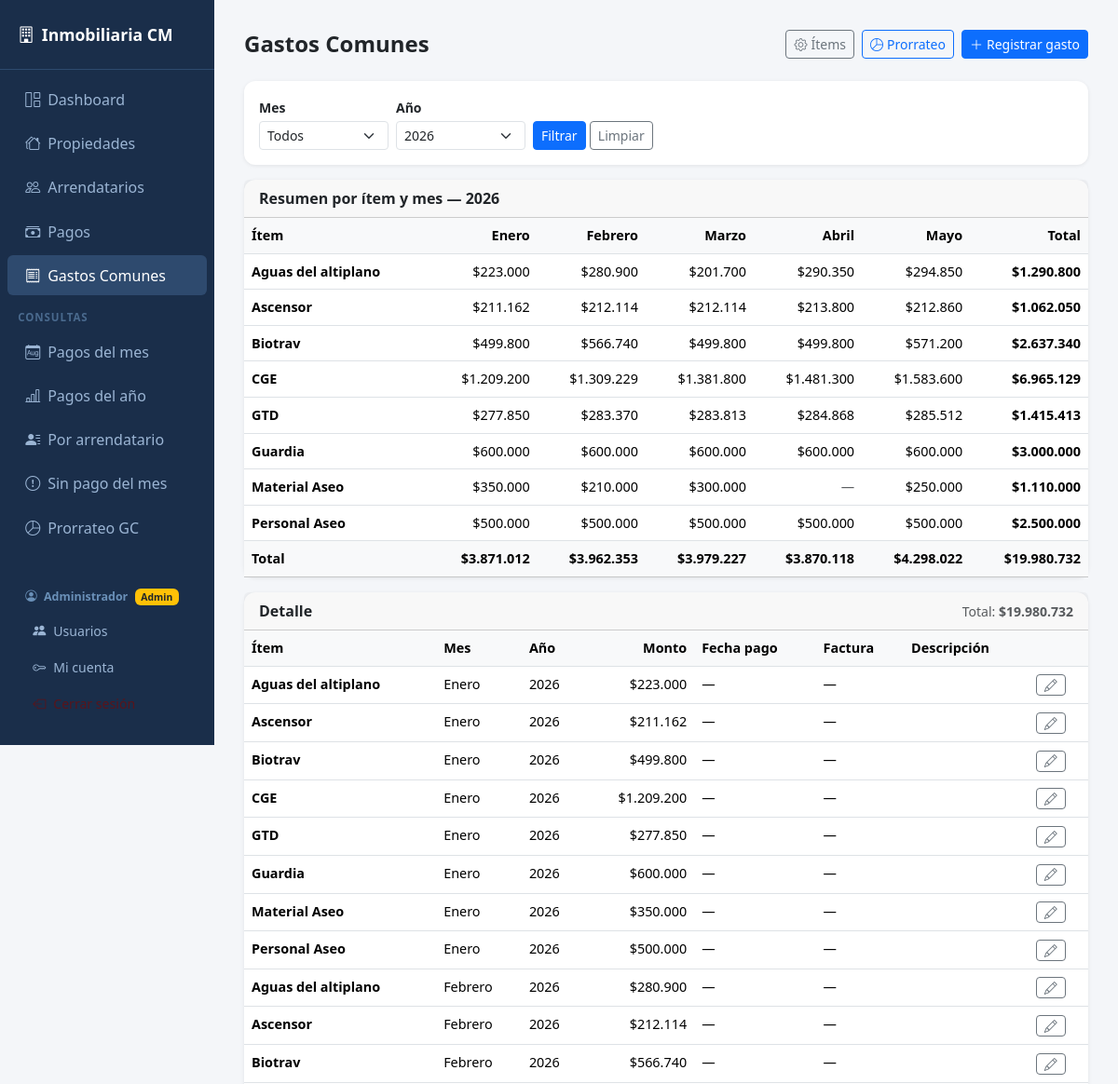
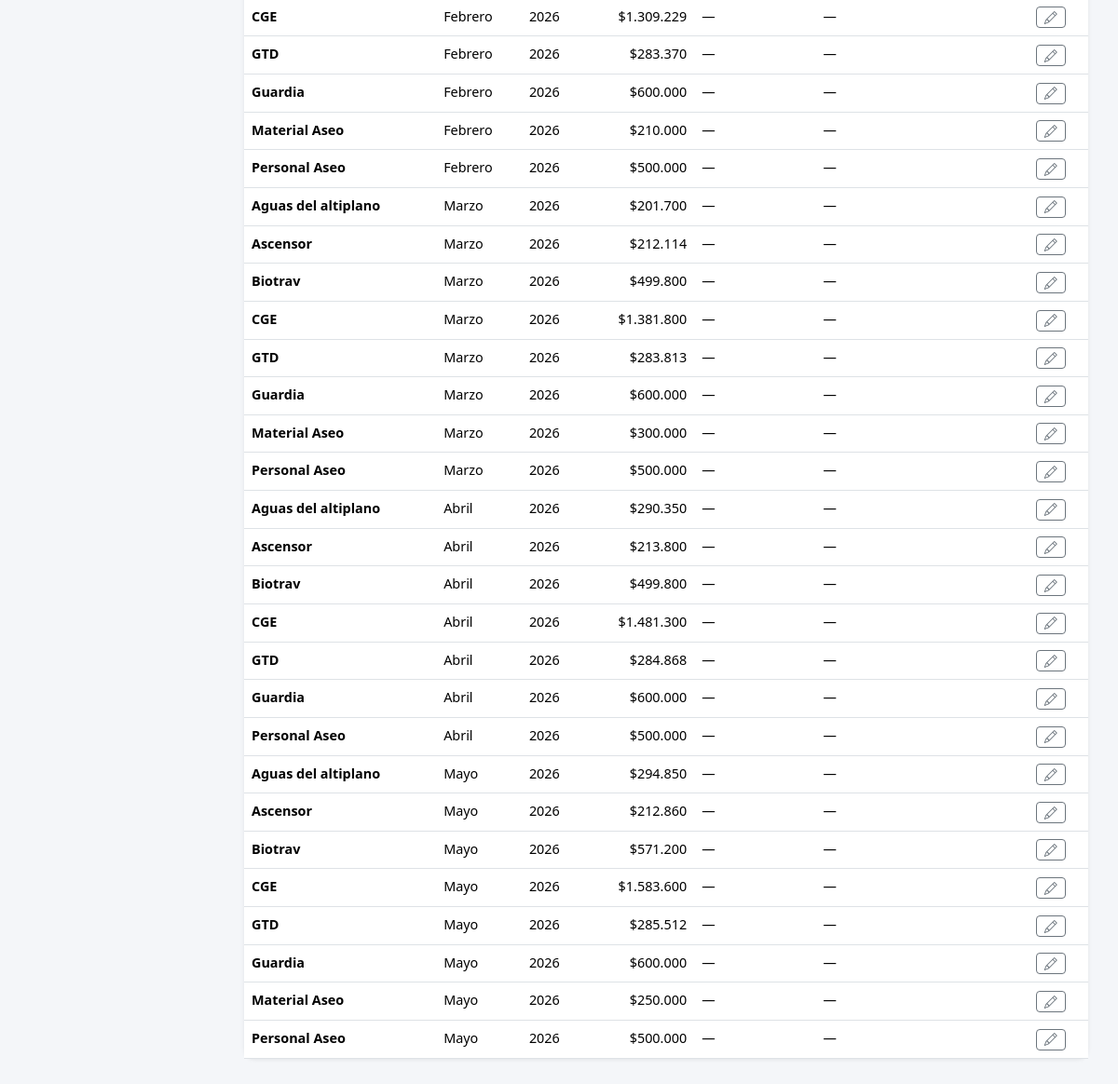
The app's page /gastos (signed in) with its own data (2 pictures, top to bottom).
### models.py (models this page shows)
class Base(DeclarativeBase):
    pass

class Gasto(Base):
    __tablename__ = "gastos"
    id_gasto    = Column(Integer, primary_key=True, autoincrement=True)
    id_item     = Column(Integer, ForeignKey("items_gasto.id_item"), nullable=False)
    mes         = Column(Integer)           # 1-12
    año         = Column(Integer)
    monto       = Column(Float)             # en pesos
    descripcion = Column(String(200))
    fecha_pago  = Column(Date)
    factura     = Column(String(50))
    item = relationship("ItemGasto", back_populates="gastos")

class ItemGasto(Base):
    __tablename__ = "items_gasto"
    id_item = Column(Integer, primary_key=True, autoincrement=True)
    nombre  = Column(String(100), nullable=False, unique=True)
    activo  = Column(Integer, default=1)   # 1=activo, 0=inactivo
    gastos  = relationship("Gasto", back_populates="item")

### app.py (the view)
@app.route("/gastos")
@login_required
@permiso_required("ver_gastos")
def gastos():
    mes = request.args.get("mes", "")
    año = request.args.get("año", str(date.today().year))
    with Session(engine) as s:
        q = (s.query(Gasto, ItemGasto.nombre)
             .join(ItemGasto, Gasto.id_item == ItemGasto.id_item))
        if mes: q = q.filter(Gasto.mes == int(mes))
        if año: q = q.filter(Gasto.año == int(año))
        rows = q.order_by(Gasto.mes, ItemGasto.nombre).all()
        años = [r[0] for r in s.query(Gasto.año).distinct()
                .filter(Gasto.año != None).order_by(Gasto.año.desc()).all()]
        if not años: años = [date.today().year]
        result = []
        for g, nombre in rows:
            d = {c.key: getattr(g, c.key) for c in g.__mapper__.columns}
            d["nombre_item"] = nombre
            result.append(d)
        total = sum(r["monto"] or 0 for r in result)
        pivote = {}
        meses_con_datos = sorted(set(r["mes"] for r in result if r["mes"]))
        for r in result:
            n = r["nombre_item"]
            if n not in pivote: pivote[n] = {}
            mes_gasto = r["mes"]
            if mes_gasto not in pivote[n]:
                pivote[n][mes_gasto] = {"monto": r["monto"] or 0}
            else:
                pivote[n][mes_gasto]["monto"] += r["monto"] or 0
    return render_template("gastos.html", gastos=result, pivote=pivote,
                           meses_con_datos=meses_con_datos,
                           meses=MESES, años=años, mes=mes, año=año, total=total)

### app.py (called while the page is built, shortened)
def login_required(f):
    @functools.wraps(f)
    def decorated(*args, **kwargs):
        if not session.get("id_usuario"):
            return redirect(url_for("login"))
        return f(*args, **kwargs)
    return decorated

def es_admin():
    return session.get("rol") == "admin"

def tiene_permiso(permiso: str) -> bool:
    if session.get("rol") == "admin":
        return True
    permisos = session.get("permisos", "")
    return permiso in permisos.split(",")

def permiso_required(permiso: str):
    def decorator(f):
        @functools.wraps(f)
        def decorated(*args, **kwargs):
            if not session.get("id_usuario"):
                return redirect(url_for("login"))
            if not tiene_permiso(permiso):
                flash("No tienes permiso para acceder a esta sección.", "danger")
                return redirect(url_for("dashboard"))
            return f(*args, **kwargs)
        return decorated
    return decorator

@app.context_processor
def inject_globals():
    return {
        "es_admin":       es_admin(),
        "rol_usuario":    session.get("rol", ""),
        "tiene_permiso":  tiene_permiso,
    }

def _fmt_pesos(v):
    if v is None:
        return "—"
    return "$" + f"{int(round(v)):,}".replace(",", ".")

def _fmt_fecha(v):
    if v is None:
        return "—"

### templates/gastos.html (shortened to what this page needs)
{% extends "base.html" %}
{% block content %}
<div class="d-flex justify-content-between align-items-center mb-4">
  <h4 class="fw-bold mb-0">Gastos Comunes</h4>
  <div class="d-flex gap-2">
    <a href="/gastos/items" class="btn btn-outline-secondary btn-sm">
      <i class="bi bi-gear me-1"></i>Ítems
    </a>
    <a href="/gastos/prorrateo" class="btn btn-outline-primary btn-sm">
      <i class="bi bi-pie-chart me-1"></i>Prorrateo
    </a>
    <a href="/gastos/nuevo" class="btn btn-primary btn-sm">
      <i class="bi bi-plus-lg me-1"></i>Registrar gasto
    </a>
  </div>
</div>
<div class="card p-3 mb-3">
  <form class="row g-2 align-items-end" method="get">
    <div class="col-md-2">
      <label class="form-label fw-semibold mb-1 small">Mes</label>
      <select class="form-select form-select-sm" name="mes">
        <option value="">Todos</option>
      </select>
    </div>
    <div class="col-md-2">
      <label class="form-label fw-semibold mb-1 small">Año</label>
      <select class="form-select form-select-sm" name="año">
        {% for a in años %}
        <option {% if año==a|string %}selected{% endif %}>{{ a }}</option>
        {% endfor %}
      </select>
    </div>
    <div class="col-auto">
      <button class="btn btn-sm btn-primary">Filtrar</button>
      <a class="btn btn-sm btn-outline-secondary" href="/gastos">Limpiar</a>
    </div>
  </form>
</div>
{% if meses_con_datos %}
<div class="card mb-3">
  <div class="card-header fw-bold py-2">Resumen por ítem y mes — {{ año }}</div>
  <div class="table-responsive">
    <table class="table table-hover mb-0">
      <thead>
        <tr>
          <th>Ítem</th>
          {% for m in meses_con_datos %}
          <th class="text-end">{{ meses[m] }}</th>
          {% endfor %}
          <th class="text-end">Total</th>
        </tr>
      </thead>
      <tbody>
        {% for item, mapa in pivote.items() %}
        <tr>
          <td class="fw-semibold">{{ item }}</td>
          {% for m in meses_con_datos %}
            {% if m in mapa %}
            <td class="text-end">{{ mapa[m].monto|cl_pesos }}</td>
            {% else %}
            <td class="text-end text-muted">—</td>
            {% endif %}
          {% endfor %}
          {% set t = namespace(v=0) %}
          {% for m, g in mapa.items() %}{% if g.monto %}{% set t.v = t.v + g.monto %}{% endif %}{% endfor %}
          <td class="text-end fw-semibold">{{ t.v|cl_pesos }}</td>
        </tr>
        {% endfor %}
      </tbody>
      <tfoot class="table-light fw-bold">
        <tr>
          <td>Total</td>
          {% for m in meses_con_datos %}
            {% set tm = namespace(v=0) %}
            {% for item, mapa in pivote.items() %}{% if m in mapa and mapa[m].monto %}{% set tm.v = tm.v + mapa[m].monto %}{% endif %}{% endfor %}
            <td class="text-end">{{ tm.v|cl_pesos }}</td>
          {% endfor %}
          <td class="text-end">{{ total|cl_pesos }}</td>
        </tr>
      </tfoot>
    </table>
  </div>
</div>
{% endif %}
<div class="card">
  <div class="card-header py-2 d-flex justify-content-between align-items-center">
    <span class="fw-bold">Detalle</span>
    {% if total %}<span class="text-muted small">Total: <strong>{{ total|cl_pesos }}</strong></span>{% endif %}
  </div>
  <div class="table-responsive">
    <table class="table table-hover mb-0">
      <thead>
        <tr>
          <th>Ítem</th><th>Mes</th><th>Año</th>
          <th class="text-end">Monto</th><th>Fecha pago</th>
          <th>Factura</th><th>Descripción</th><th></th>
        </tr>
      </thead>
      <tbody>
        {% for g in gastos %}
        <tr>
          <td class="fw-semibold">{{ g.nombre_item }}</td>
          <td>{{ meses[g.mes] if g.mes else "—" }}</td>
          <td>{{ g.año or "—" }}</td>
          <td class="text-end">{{ g.monto|cl_pesos }}</td>
          <td>{{ g.fecha_pago|cl_fecha }}</td>
          <td>{{ g.factura or "—" }}</td>
          <td class="text-muted small">{{ g.descripcion or "" }}</td>
          <td>
            <a href="/gastos/{{ g.id_gasto }}/editar"
               class="btn btn-sm btn-outline-secondary py-0">
              <i class="bi bi-pencil"></i>
            </a>
          </td>
        </tr>
        {% else %}
        <tr><td colspan="8" class="text-center text-muted py-4">Sin gastos registrados</td></tr>
        {% endfor %}
      </tbody>
    </table>
  </div>
</div>
{% endblock %}

### templates/base.html (shortened to what this page needs)
<!DOCTYPE html>
<html lang="es">
<head>
  <link href="https://cdn.jsdelivr.net/npm/bootstrap@5.3.3/dist/css/bootstrap.min.css" rel="stylesheet">
  <link href="https://cdn.jsdelivr.net/npm/bootstrap-icons@1.11.3/font/bootstrap-icons.css" rel="stylesheet">
</head>
<body>
<div class="sidebar">
  <div class="brand"><i class="bi bi-building me-2"></i>Inmobiliaria CM</div>
  <nav class="nav flex-column mt-2">
    <a class="nav-link {% if request.endpoint=='dashboard' %}active{% endif %}" href="/">
      <i class="bi bi-grid-1x2"></i> Dashboard
    </a>
    {% if tiene_permiso('ver_propiedades') %}
    <a class="nav-link {% if request.endpoint=='propiedades' %}active{% endif %}" href="/propiedades">
      <i class="bi bi-houses"></i> Propiedades
    </a>
    {% endif %}
    {% if tiene_permiso('ver_arrendatarios') %}
    <a class="nav-link {% if request.endpoint=='arrendatarios' %}active{% endif %}" href="/arrendatarios">
      <i class="bi bi-people"></i> Arrendatarios
    </a>
    {% endif %}
    {% if tiene_permiso('ver_pagos') %}
    <a class="nav-link {% if request.endpoint=='pagos' %}active{% endif %}" href="/pagos">
      <i class="bi bi-cash-stack"></i> Pagos
    </a>
    {% endif %}
    {% if tiene_permiso('ver_gastos') %}
    <a class="nav-link {% if request.endpoint in ['gastos','gasto_nuevo','gasto_editar','items_gasto','item_gasto_nuevo'] %}active{% endif %}"
       href="/gastos">
      <i class="bi bi-receipt"></i> Gastos Comunes
    </a>
    {% endif %}
    {% if tiene_permiso('ver_consultas') or tiene_permiso('ver_prorrateo') %}
    <div style="color:#4a6a8e;font-size:.72rem;font-weight:700;letter-spacing:.08em;
                padding:.8rem 1.2rem .3rem;text-transform:uppercase">Consultas</div>
    {% if tiene_permiso('ver_consultas') %}
    <a class="nav-link {% if request.endpoint=='consulta_pagos_mes' %}active{% endif %}"
       href="/consultas/pagos-mes">
      <i class="bi bi-calendar-month"></i> Pagos del mes
    </a>
    <a class="nav-link {% if request.endpoint=='consulta_pagos_año' %}active{% endif %}"
       href="/consultas/pagos-año">
      <i class="bi bi-bar-chart-line"></i> Pagos del año
    </a>
    <a class="nav-link {% if request.endpoint=='consulta_propiedades_arrendatario' %}active{% endif %}"
       href="/consultas/propiedades-arrendatario">
      <i class="bi bi-person-lines-fill"></i> Por arrendatario
    </a>
    <a class="nav-link {% if request.endpoint=='consulta_sin_pago_mes' %}active{% endif %}"
       href="/consultas/sin-pago-mes">
      <i class="bi bi-exclamation-circle"></i> Sin pago del mes
    </a>
    {% endif %}
    {% if tiene_permiso('ver_prorrateo') %}
    <a class="nav-link {% if request.endpoint=='prorrateo_gastos' %}active{% endif %}"
       href="/gastos/prorrateo">
      <i class="bi bi-pie-chart"></i> Prorrateo GC
    </a>
    {% endif %}
    {% endif %}
  </nav>
  <div style="position:absolute;bottom:1.5rem;left:0;right:0;padding:0 8px">
    <div style="padding:.4rem 1.2rem;color:#6a90b8;font-size:.78rem">
      <i class="bi bi-person-circle me-1"></i>
      <strong>{{ session.get('nombre','') }}</strong>
      <span class="badge ms-1 {{ 'bg-warning text-dark' if es_admin else 'bg-secondary' }}" style="font-size:.65rem">
        {{ 'Admin' if es_admin else 'Usuario' }}
      </span>
    </div>
    {% if es_admin %}
    <a href="/usuarios"
       class="nav-link {% if request.endpoint in ['usuarios','usuario_nuevo','usuario_editar','usuario_permisos'] %}active{% endif %}"
       style="border-radius:6px;padding:.5rem 1.2rem;font-size:.88rem">
      <i class="bi bi-people-fill"></i> Usuarios
    </a>
    {% endif %}
    <a href="/mi-cuenta"
       class="nav-link {% if request.endpoint=='mi_cuenta' %}active{% endif %}"
       style="border-radius:6px;padding:.5rem 1.2rem;font-size:.88rem">
      <i class="bi bi-key"></i> Mi cuenta
    </a>
    <a href="/logout" class="nav-link text-danger-emphasis"
       style="border-radius:6px;padding:.5rem 1.2rem;font-size:.88rem"
       onclick="return confirm('¿Cerrar sesión?')">
      <i class="bi bi-box-arrow-left"></i> Cerrar sesión
    </a>
  </div>
</div>
<div class="main">
  {% block content %}{% endblock %}
</div>
</body>
</html>

### templates/base.html (style rules this page uses)
body { background: #f4f6f9; font-family: 'Segoe UI', sans-serif; }
.sidebar { width: 230px; min-height: 100vh; background: #1a2e4a; position: fixed; top: 0; left: 0; padding-top: 1.5rem; }
.sidebar .brand { color: #fff; font-size: 1.1rem; font-weight: 700; padding: 0 1.2rem 1.5rem; border-bottom: 1px solid #2e4a6e; }
.sidebar .nav-link { color: #9bb5d4; padding: .6rem 1.2rem; border-radius: 6px; margin: 2px 8px; display: flex; align-items: center; gap: .5rem; }
.sidebar .nav-link:hover, .sidebar .nav-link.active { background: #2e4a6e; color: #fff; }
.main { margin-left: 230px; padding: 2rem; }
.card { border: none; border-radius: 12px; box-shadow: 0 1px 4px rgba(0,0,0,.08); }
table { font-size: .9rem; }
th { background: #f8f9fa !important; font-weight: 600; color: #495057; }

### records on screen
Gasto: nombre "Aguas del altiplano", monto "$223.000" "$280.900" "$201.700" "$290.350" "$294.850", v|cl_pesos "$1.290.800", nombre_item "Aguas del altiplano", meses "Enero", año "2026", monto|cl_pesos "$223.000", fecha_pago|cl_fecha "—", factura "—"
Gasto: nombre "Ascensor", monto "$211.162" "$212.114" "$212.114" "$213.800" "$212.860", v|cl_pesos "$1.062.050", nombre_item "Ascensor", meses "Enero", año "2026", monto|cl_pesos "$211.162", fecha_pago|cl_fecha "—", factura "—"
Gasto: nombre "Biotrav", monto "$499.800" "$566.740" "$499.800" "$499.800" "$571.200", v|cl_pesos "$2.637.340", nombre_item "Biotrav", meses "Enero", año "2026", monto|cl_pesos "$499.800", fecha_pago|cl_fecha "—", factura "—"
Gasto: nombre "CGE", monto "$1.209.200" "$1.309.229" "$1.381.800" "$1.481.300" "$1.583.600", v|cl_pesos "$6.965.129", nombre_item "CGE", meses "Enero", año "2026", monto|cl_pesos "$1.209.200", fecha_pago|cl_fecha "—", factura "—"
Gasto: nombre "GTD", monto "$277.850" "$283.370" "$283.813" "$284.868" "$285.512", v|cl_pesos "$1.415.413", nombre_item "GTD", meses "Enero", año "2026", monto|cl_pesos "$277.850", fecha_pago|cl_fecha "—", factura "—"
Gasto: nombre "Guardia", monto "$600.000" "$600.000" "$600.000" "$600.000" "$600.000", v|cl_pesos "$3.000.000", nombre_item "Guardia", meses "Enero", año "2026", monto|cl_pesos "$600.000", fecha_pago|cl_fecha "—", factura "—"
Gasto: nombre "Material Aseo", monto "$350.000" "$210.000" "$300.000" "$250.000", v|cl_pesos "$1.110.000", nombre_item "Material Aseo", meses "Enero", año "2026", monto|cl_pesos "$350.000", fecha_pago|cl_fecha "—", factura "—"
Gasto: nombre "Personal Aseo", monto "$500.000" "$500.000" "$500.000" "$500.000" "$500.000", v|cl_pesos "$2.500.000", nombre_item "Personal Aseo", meses "Enero", año "2026", monto|cl_pesos "$500.000", fecha_pago|cl_fecha "—", factura "—"
Gasto: nombre_item "Aguas del altiplano", meses "Febrero", año "2026", monto|cl_pesos "$280.900", fecha_pago|cl_fecha "—", factura "—"
Gasto: nombre_item "Ascensor", meses "Febrero", año "2026", monto|cl_pesos "$212.114", fecha_pago|cl_fecha "—", factura "—"
Gasto: nombre_item "Biotrav", meses "Febrero", año "2026", monto|cl_pesos "$566.740", fecha_pago|cl_fecha "—", factura "—"
Gasto: nombre_item "CGE", meses "Febrero", año "2026", monto|cl_pesos "$1.309.229", fecha_pago|cl_fecha "—", factura "—"
Gasto: nombre_item "GTD", meses "Febrero", año "2026", monto|cl_pesos "$283.370", fecha_pago|cl_fecha "—", factura "—"
Gasto: nombre_item "Guardia", meses "Febrero", año "2026", monto|cl_pesos "$600.000", fecha_pago|cl_fecha "—", factura "—"
Gasto: nombre_item "Material Aseo", meses "Febrero", año "2026", monto|cl_pesos "$210.000", fecha_pago|cl_fecha "—", factura "—"
Gasto: nombre_item "Personal Aseo", meses "Febrero", año "2026", monto|cl_pesos "$500.000", fecha_pago|cl_fecha "—", factura "—"
Gasto: nombre_item "Aguas del altiplano", meses "Marzo", año "2026", monto|cl_pesos "$201.700", fecha_pago|cl_fecha "—", factura "—"
Gasto: nombre_item "Ascensor", meses "Marzo", año "2026", monto|cl_pesos "$212.114", fecha_pago|cl_fecha "—", factura "—"
Gasto: nombre_item "Biotrav", meses "Marzo", año "2026", monto|cl_pesos "$499.800", fecha_pago|cl_fecha "—", factura "—"
Gasto: nombre_item "CGE", meses "Marzo", año "2026", monto|cl_pesos "$1.381.800", fecha_pago|cl_fecha "—", factura "—"
Gasto: nombre_item "GTD", meses "Marzo", año "2026", monto|cl_pesos "$283.813", fecha_pago|cl_fecha "—", factura "—"
Gasto: nombre_item "Guardia", meses "Marzo", año "2026", monto|cl_pesos "$600.000", fecha_pago|cl_fecha "—", factura "—"
Gasto: nombre_item "Material Aseo", meses "Marzo", año "2026", monto|cl_pesos "$300.000", fecha_pago|cl_fecha "—", factura "—"
Gasto: nombre_item "Personal Aseo", meses "Marzo", año "2026", monto|cl_pesos "$500.000", fecha_pago|cl_fecha "—", factura "—"
Gasto: nombre_item "Aguas del altiplano", meses "Abril", año "2026", monto|cl_pesos "$290.350", fecha_pago|cl_fecha "—", factura "—"
Gasto: nombre_item "Ascensor", meses "Abril", año "2026", monto|cl_pesos "$213.800", fecha_pago|cl_fecha "—", factura "—"
Gasto: nombre_item "Biotrav", meses "Abril", año "2026", monto|cl_pesos "$499.800", fecha_pago|cl_fecha "—", factura "—"
Gasto: nombre_item "CGE", meses "Abril", año "2026", monto|cl_pesos "$1.481.300", fecha_pago|cl_fecha "—", factura "—"
Gasto: nombre_item "GTD", meses "Abril", año "2026", monto|cl_pesos "$284.868", fecha_pago|cl_fecha "—", factura "—"
Gasto: nombre_item "Guardia", meses "Abril", año "2026", monto|cl_pesos "$600.000", fecha_pago|cl_fecha "—", factura "—"
Gasto: nombre_item "Personal Aseo", meses "Abril", año "2026", monto|cl_pesos "$500.000", fecha_pago|cl_fecha "—", factura "—"
Gasto: nombre_item "Aguas del altiplano", meses "Mayo", año "2026", monto|cl_pesos "$294.850", fecha_pago|cl_fecha "—", factura "—"
Gasto: nombre_item "Ascensor", meses "Mayo", año "2026", monto|cl_pesos "$212.860", fecha_pago|cl_fecha "—", factura "—"
Gasto: nombre_item "Biotrav", meses "Mayo", año "2026", monto|cl_pesos "$571.200", fecha_pago|cl_fecha "—", factura "—"
Gasto: nombre_item "CGE", meses "Mayo", año "2026", monto|cl_pesos "$1.583.600", fecha_pago|cl_fecha "—", factura "—"
Gasto: nombre_item "GTD", meses "Mayo", año "2026", monto|cl_pesos "$285.512", fecha_pago|cl_fecha "—", factura "—"
Gasto: nombre_item "Guardia", meses "Mayo", año "2026", monto|cl_pesos "$600.000", fecha_pago|cl_fecha "—", factura "—"
Gasto: nombre_item "Material Aseo", meses "Mayo", año "2026", monto|cl_pesos "$250.000", fecha_pago|cl_fecha "—", factura "—"
Gasto: nombre_item "Personal Aseo", meses "Mayo", año "2026", monto|cl_pesos "$500.000", fecha_pago|cl_fecha "—", factura "—"

### other values on screen
{{ session.get('nombre','') }} "Administrador"
{{ 'Admin' if es_admin else 'Usuario' }} "Admin"
{{ año }} "2026"
{{ meses[m] }} "Enero" "Febrero" "Marzo" "Abril" "Mayo"
{{ tm.v|cl_pesos }} "$3.871.012" "$3.962.353" "$3.979.227" "$3.870.118" "$4.298.022"
{{ total|cl_pesos }} "$19.980.732"
form field año "2026"
